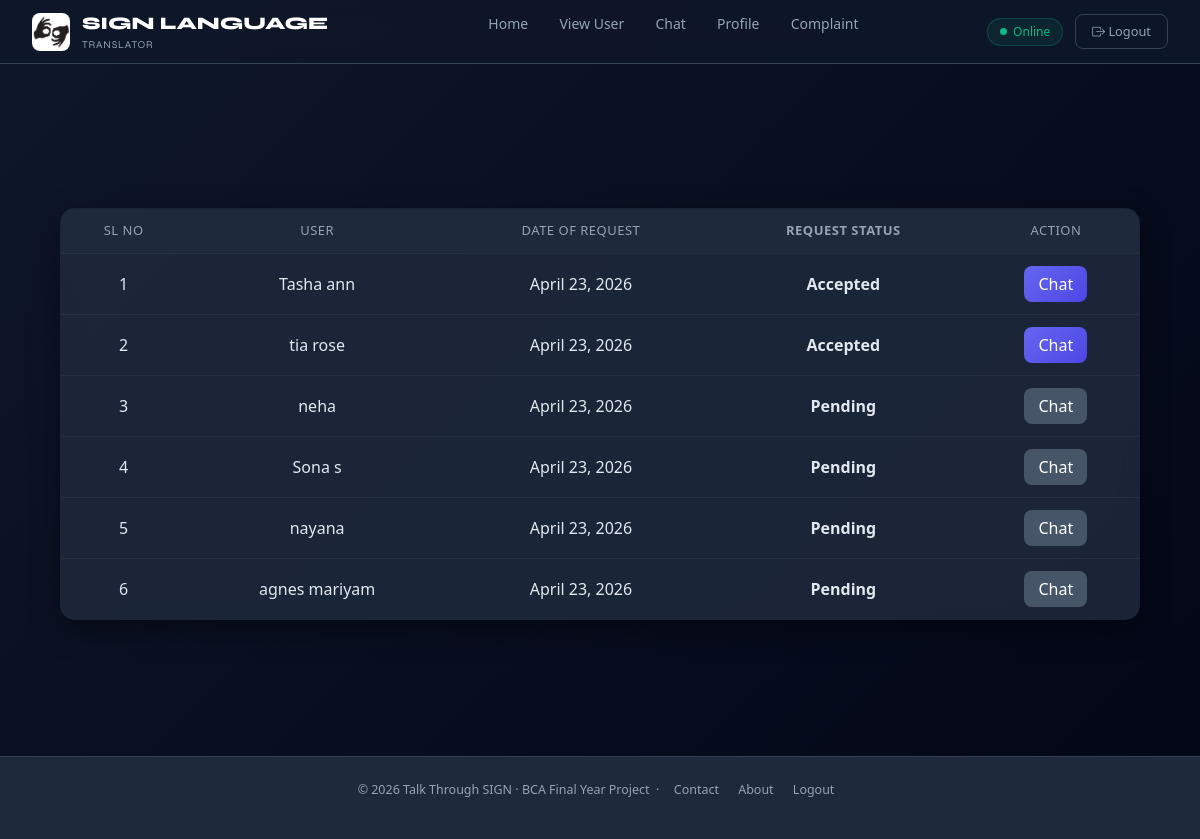
/DeafUser/myrequest/ (signed in), run on the app's committed database.
### User/models.py (models this page shows)
class tbl_request(models.Model):
    request_status=models.IntegerField(default=0)
    request_date=models.DateField(auto_now_add=True)
    user_id=models.ForeignKey(tbl_user,on_delete=models.CASCADE)
    deafuser_id=models.ForeignKey(tbl_deafuser,on_delete=models.CASCADE)

### Guest/models.py (models this page shows)
class tbl_user(models.Model):
    user_photo = models.FileField(upload_to="Assets/User/Photo/")
    user_name = models.CharField(max_length=30)
    user_email = models.CharField(max_length=30)
    user_contact = models.CharField(max_length=10)
    user_address = models.CharField(max_length=30)
    user_password = models.CharField(max_length=8)
    user_status = models.IntegerField(default=0)
    place = models.ForeignKey(tbl_place, on_delete=models.CASCADE)

### DeafUser/views.py (the view)
# urls.py: path('myrequest/',views.myrequest,name="myrequest"),
def myrequest(request):
    reqdata=tbl_request.objects.filter(deafuser_id=request.session['duid'])
    return render(request,'DeafUser/MyRequest.html',{'reqdata':reqdata})

### DeafUser/Templates/DeafUser/MyRequest.html (shortened to what this page needs)
{% extends 'DeafUser/Header.html' %}
{% load static %}
{% block content %}
<!DOCTYPE html>
<html lang="en">
<head>
</head>
<body>
    <table border="1">
        <tr>
            <td>SL NO</td>
            <td>User</td>
            <td>Date of Request</td>
            <td>Request Status</td>
            <td>Action</td>
        </tr>
        {% for i in reqdata %}
        <tr>
            <td>{{forloop.counter}}</td>
            <td>{{i.user_id.user_name}}</td>
            <td>{{i.request_date}}</td>
            <td>
                {% if i.request_status == 0 %}
                Pending
                {% elif i.request_status == 1 %}
                Accepted
                {% elif i.request_status == 2 %}
                Rejected
                {% endif %}
            </td>
            <td>
                {% if i.request_status == 1 %}
                <button><a href="{% url 'DeafUser:chat' i.user_id.id %}">Chat</a>
                {% else %}
                <button disabled><a href=""></a>Chat
                {% endif %}
            </td>
        </tr>
        {% endfor %}
    </table>
</body>
</html>
{% endblock content %}

### DeafUser/Templates/DeafUser/Header.html (shortened to what this page needs)
{% load static %}
<!doctype html>
<html lang="en">
<head>
  <link href="{% static 'Main/css/bootstrap.min.css' %}" rel="stylesheet">
  <link href="{% static 'Main/css/bootstrap-icons.css' %}" rel="stylesheet">
</head>
<body>
  <nav class="tts-nav">
    <a class="tts-brand" href="#">
      <img src="{% static 'Main/images/sign.jpg' %}" alt="Logo">
      <span class="tts-brand-text">
        SIGN LANGUAGE
        <small>Translator</small>
      </span>
    </a>
    <ul class="nav-links d-none d-md-flex">
      <li><a href="{% url 'DeafUser:HomePage' %}" class="">Home</a></li>
      <li><a href="{% url 'DeafUser:UserList' %}">View User</a></li>
      <li><a href="{% url 'DeafUser:myrequest' %}">Chat</a></li>
      <li><a href="{% url 'DeafUser:MyProfile' %}">Profile</a></li>
      <li><a href="{% url 'DeafUser:Complaint' %}">Complaint</a></li>
    </ul>
    <div class="nav-right">
      <span class="status-online d-none d-sm-inline-flex"><span class="status-dot"></span> Online</span>
      <a href="{% url 'DeafUser:logout' %}" class="btn-logout"><i class="bi bi-box-arrow-right"></i> Logout</a>
    </div>
  </nav>
  <div class="page-content">
  </div>
    {% block content %}
{% endblock content %}
<br>
<br>
<br>
<br>
 <footer>
    <p>© 2026 Talk Through SIGN · BCA Final Year Project &nbsp;·&nbsp;
      <a href="#">Contact</a>
      <a href="#">About</a>
      <a href="{% url 'DeafUser:logout' %}">Logout</a>
    </p>
  </footer>
</body>
</html>

### DeafUser/Templates/DeafUser/Header.html (style rules this page uses)
:root { --emerald: #10b981; --sky: #38bdf8; --dark: #0f172a; --card: #1e293b; --muted: #94a3b8; --border: #334155; --grad: linear-gradient(90deg, #10b981, #38bdf8); }
* { box-sizing: border-box; margin: 0; padding: 0; }
body { font-family: 'DM Sans', sans-serif; background: var(--dark); color: #e2e8f0; min-height: 100vh; display: flex; flex-direction: column; }
.tts-nav { background: rgba(15,23,42,.9); backdrop-filter: blur(12px); border-bottom: 1px solid var(--border); position: sticky; top: 0; z-index: 100; padding: 0 2rem; height: 64px; display: flex; align-items: center; justify-content: space-between; }
.tts-brand { display: flex; align-items: center; gap: .75rem; text-decoration: none; }
.tts-brand img { width: 38px; height: 38px; border-radius: 8px; object-fit: cover; }
.tts-brand-text { font-family: 'Syne', sans-serif; font-weight: 800; font-size: 1.1rem; color: #fff; }
.tts-brand-text small { display: block; font-size: .65rem; font-weight: 400; color: var(--muted); text-transform: uppercase; letter-spacing: .08em; }
.nav-links { display: flex; align-items: center; gap: .25rem; list-style: none; }
.nav-links a { color: var(--muted); text-decoration: none; font-size: .875rem; padding: .45rem .85rem; border-radius: 6px; transition: color .2s, background .2s; }
.nav-right { display: flex; align-items: center; gap: .75rem; }
.btn-logout { font-size: .8rem; padding: .45rem 1rem; border-radius: 8px; background: transparent; border: 1px solid var(--border); color: var(--muted); text-decoration: none; transition: all .2s; }
.page-content { flex: 1; max-width: 1100px; margin: 0 auto; padding: 2.5rem 1.5rem 4rem; width: 100%; }
.status-online { display: inline-flex; align-items: center; gap: .4rem; font-size: .75rem; color: var(--emerald); background: rgba(16,185,129,.1); border: 1px solid rgba(16,185,129,.25); border-radius: 99px; padding: .25rem .75rem; }
.status-dot { width: 7px; height: 7px; border-radius: 50%; background: var(--emerald); animation: pulse 2s infinite; }
footer { background: var(--card); border-top: 1px solid var(--border); padding: 1.5rem 2rem; text-align: center; font-size: .78rem; color: var(--muted); }
footer a { color: var(--muted); text-decoration: none; margin: 0 .5rem; }

### DeafUser/Templates/DeafUser/MyRequest.html (style rules this page uses)
body { background: linear-gradient(135deg, #0f172a, #020617); font-family: 'Segoe UI', Tahoma, Geneva, Verdana, sans-serif; color: #e2e8f0; }
table { width: 90%; margin: 40px auto; border-collapse: collapse; background: rgba(30, 41, 59, 0.9); backdrop-filter: blur(10px); border-radius: 15px; overflow: hidden; box-shadow: 0 10px 30px rgba(0,0,0,0.4); }
table tr:first-child { background: #1e293b; color: #94a3b8; text-transform: uppercase; font-size: 13px; letter-spacing: 0.5px; }
td { padding: 12px 15px; border-bottom: 1px solid rgba(255,255,255,0.05); text-align: center; }
td:nth-child(4) { font-weight: 600; }
button { padding: 6px 14px; border-radius: 8px; border: none; background: linear-gradient(135deg, #6366f1, #4f46e5); color: white; cursor: pointer; transition: 0.2s ease; }
button:disabled { background: #475569; cursor: not-allowed; }
button a { color: white; text-decoration: none; }

### data on the page
tbl_request: user_id.user_name "Tasha ann", request_date "April 23, 2026", request_status "Accepted"
tbl_request: user_id.user_name "tia rose", request_date "April 23, 2026", request_status "Accepted"
tbl_request: user_id.user_name "neha", request_date "April 23, 2026", request_status "Pending"
tbl_request: user_id.user_name "Sona s", request_date "April 23, 2026", request_status "Pending"
tbl_request: user_id.user_name "nayana", request_date "April 23, 2026", request_status "Pending"
tbl_request: user_id.user_name "agnes mariyam", request_date "April 23, 2026", request_status "Pending"
